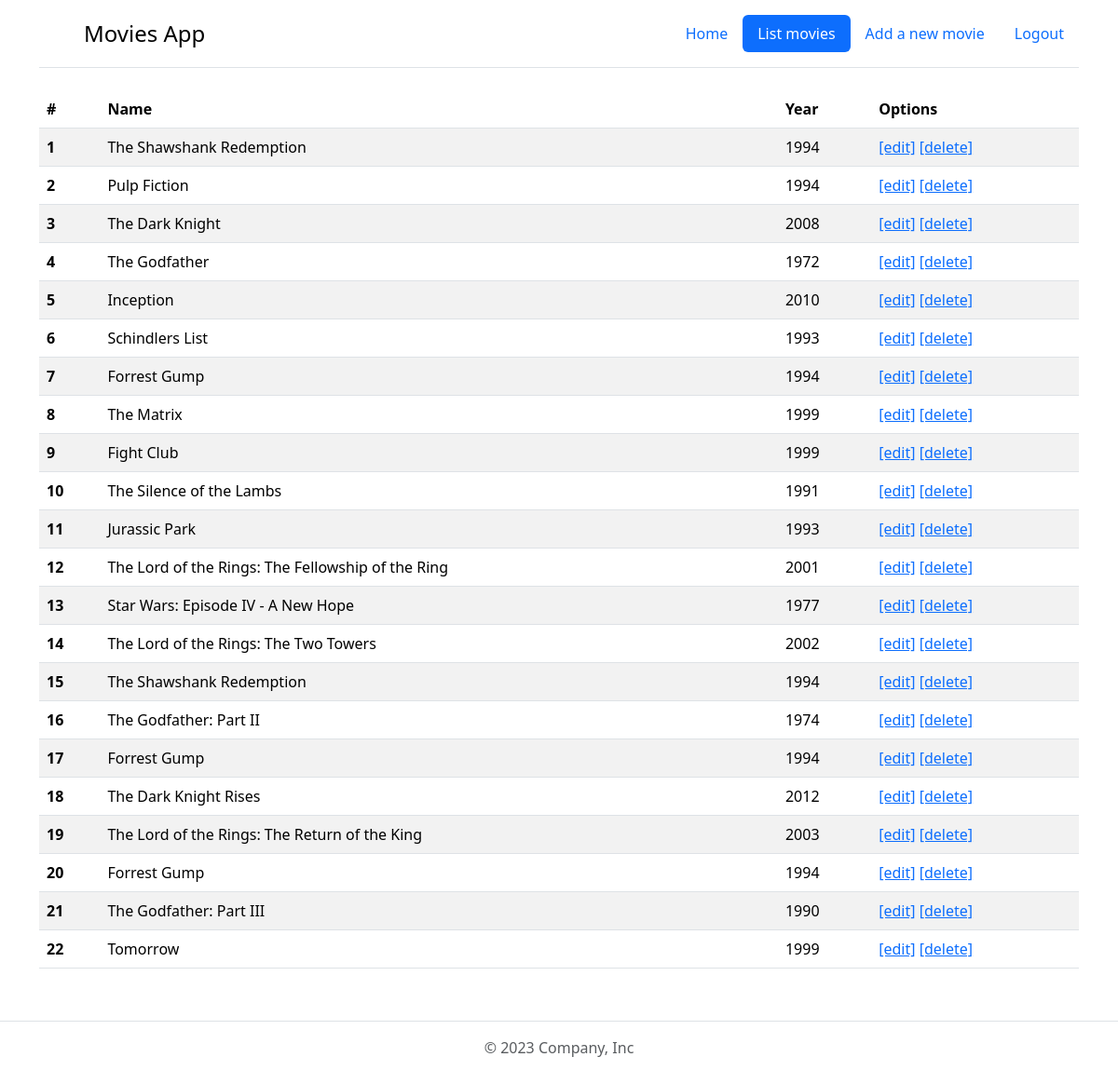
/movies (signed in), run on the app's committed database.
### tables this page shows
CREATE TABLE movie (
  id INTEGER PRIMARY KEY AUTOINCREMENT,
  name text, 
  year integer
);

### app/routes.py (the view)
@bp.route('/movies')
@login_required
def movies():
  movies = []
  for m in movieDAO.get_all():
    movies.append({"id": m.id, "name": m.name, "year": m.year})
  return render_template('movies.html', movies=movies)

### app/__init__.py (called while the page is built)
def create_app():
  app = Flask(__name__)
  login_manager = LoginManager()
  login_manager.init_app(app)
  @login_manager.user_loader
  def load_user(user_id):
    userDAO = UserDao()
    return userDAO.find(user_id)
  app.config.from_pyfile('instance/config.py', silent=False)
  app.secret_key = app.config['SECRET_KEY']
  from . import routes
  app.register_blueprint(routes.bp)
  return app

### app/model/database.py (called while the page is built)
  def get_connection():
    return sqlite3.connect("./BD/movies.db")

### app/model/movie_dao.py (called while the page is built)
  def get_all(self):
    conn = Database.get_connection()
    cursor = conn.cursor()
    cursor.execute("SELECT id, name, year FROM movie;")
    movies = []
    for row in cursor.fetchall():
      movies.append(Movie(row[0], row[1], row[2]))
    cursor.close()
    conn.close()
    return movies

### app/model/user_dao.py (called while the page is built)
  def find(self, login):
    conn = Database.get_connection()
    cursor = conn.cursor()
    cursor.execute("SELECT name, password FROM user WHERE name = ?;",
                   (login, ))
    row = cursor.fetchone()
    if row:
      user = User(row[0], row[1])
    else:
      user = None
    cursor.close()
    conn.close()
    return user

### app/templates/movies.html (shortened to what this page needs)
{% extends "layout.html" %}
{% block body %}
{% include 'menu.html' %}
<div class="container">
  <table class="table table-striped">
    <thead>
      <tr>
        <th scope="col">#</th>
        <th scope="col">Name</th>
        <th scope="col">Year</th>
        <th scope="col">Options</th>
      </tr>
    </thead>
    <tbody>
      {% for movie in movies %}
      <tr>
        <th scope="row">{{ loop.index0 + 1 }}</th>
        <td>{{ movie.name }}</td>
        <td>{{ movie.year }}</td>
        <td><a href="/movie?id={{ movie.id }}">[edit]</a>
            <a data-bs-toggle="modal" data-bs-target="#confirmModal" href="/del_movie?id={{ movie.id }}" onclick="setMovie(this)">[delete]</a></td>
      </tr>
      {% endfor %}
    </tbody>
  </table>
</div>
{% include 'footer.html' %}
{% endblock %}

### app/templates/layout.html (shortened to what this page needs)
<!doctype html>
<head>
  <link href="https://cdn.jsdelivr.net/npm/bootstrap@5.3.2/dist/css/bootstrap.min.css" rel="stylesheet">
</head>
{% block body %}{% endblock %}

### app/templates/menu.html
<div class="container">
  <header class="d-flex flex-wrap justify-content-center py-3 mb-4 border-bottom">
    <a href="/main" class="d-flex align-items-center mb-3 mb-md-0 me-md-auto link-body-emphasis text-decoration-none">
      <svg class="bi me-2" width="40" height="32"><use xlink:href="#bootstrap"></use></svg>
      <span class="fs-4">Movies App</span>
    </a>
    <ul class="nav nav-pills">
      <li class="nav-item"><a href="/main" class="nav-link {{ 'active' if request.path == '/main' else '' }}" aria-current="page">Home</a></li>
      <li class="nav-item"><a href="/movies" class="nav-link {{ 'active' if request.path == '/movies' else '' }}">List movies</a></li>
      <li class="nav-item"><a href="/movie" class="nav-link {{ 'active' if request.path == '/movie' else '' }}">Add a new movie</a></li>
      <li class="nav-item"><a href="/logout" class="nav-link">Logout</a></li>
    </ul>
  </header>
</div>

### app/templates/footer.html
<footer class="py-3 my-4">
  <ul class="nav justify-content-center border-bottom pb-3 mb-3">
  </ul>
  <p class="text-center text-body-secondary">© 2023 Company, Inc</p>
</footer>

### data on the page
movie: name "The Shawshank Redemption", year "1994"
movie: name "Pulp Fiction", year "1994"
movie: name "The Dark Knight", year "2008"
movie: name "The Godfather", year "1972"
movie: name "Inception", year "2010"
movie: name "Schindlers List", year "1993"
movie: name "Forrest Gump", year "1994"
movie: name "The Matrix", year "1999"
movie: name "Fight Club", year "1999"
movie: name "The Silence of the Lambs", year "1991"
movie: name "Jurassic Park", year "1993"
movie: name "The Lord of the Rings: The Fellowship of the Ring", year "2001"
movie: name "Star Wars: Episode IV - A New Hope", year "1977"
movie: name "The Lord of the Rings: The Two Towers", year "2002"
movie: name "The Shawshank Redemption", year "1994"
movie: name "The Godfather: Part II", year "1974"
movie: name "Forrest Gump", year "1994"
movie: name "The Dark Knight Rises", year "2012"
movie: name "The Lord of the Rings: The Return of the King", year "2003"
movie: name "Forrest Gump", year "1994"
movie: name "The Godfather: Part III", year "1990"
movie: name "Tomorrow", year "1999"
